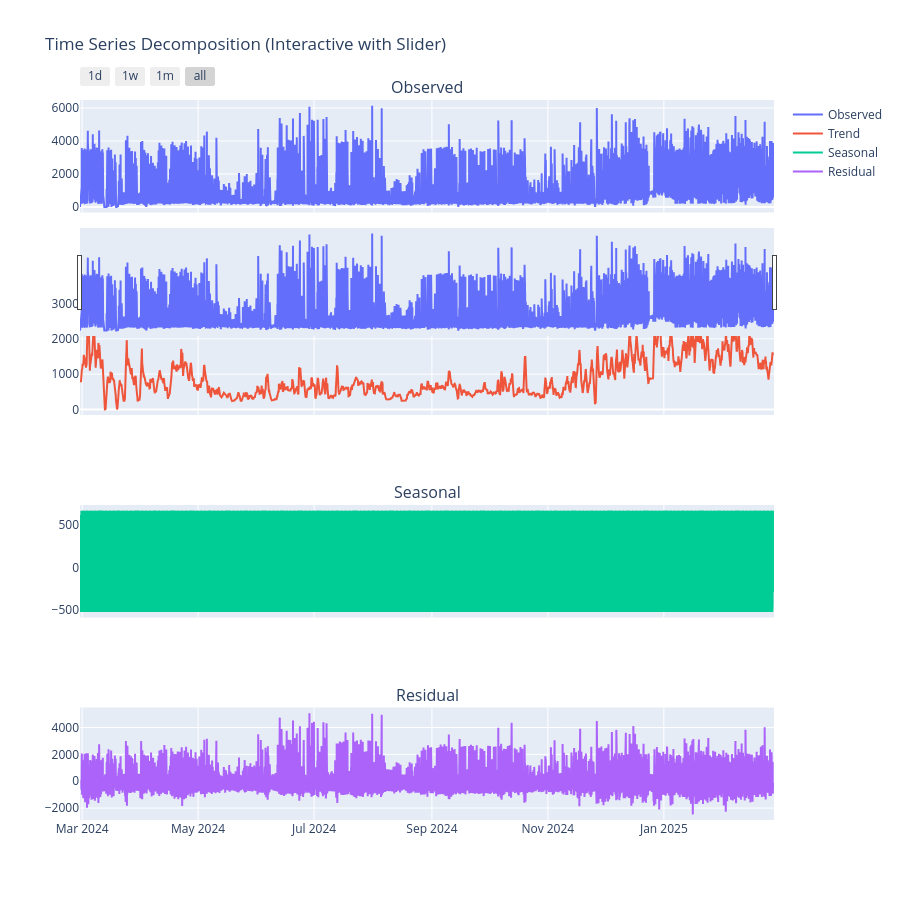

The code cell stored with this chart in its notebook:
### Code cell
import plotly.graph_objs as go
import plotly.subplots as sp

fig = sp.make_subplots(
    rows=4, cols=1, shared_xaxes=True,
    subplot_titles=["Observed", "Trend", "Seasonal", "Residual"]
)
fig.add_trace(go.Scatter(x=decomposition.observed.index, y=decomposition.observed, name="Observed"), row=1, col=1)
fig.add_trace(go.Scatter(x=decomposition.trend.index, y=decomposition.trend, name="Trend"), row=2, col=1)
fig.add_trace(go.Scatter(x=decomposition.seasonal.index, y=decomposition.seasonal, name="Seasonal"), row=3, col=1)
fig.add_trace(go.Scatter(x=decomposition.resid.index, y=decomposition.resid, name="Residual"), row=4, col=1)

# Add slider and zoom buttons
fig.update_layout(
    height=900,
    title_text="Time Series Decomposition (Interactive with Slider)",
    xaxis=dict(
        rangeslider=dict(visible=True),
        rangeselector=dict(
            buttons=list([
                dict(count=1, label="1d", step="day", stepmode="backward"),
                dict(count=7, label="1w", step="day", stepmode="backward"),
                dict(count=1, label="1m", step="month", stepmode="backward"),
                dict(step="all")
            ])
        )
    )
)
fig.show()

### Figure 1 — Plotly figure (JSON) as saved in the notebook; plotly's stock layout.template omitted (floating-point values rounded to 4 significant figures; data arrays with more than 128 entries replaced by an {"elided": "..."} marker saying what was removed)
{"data": [{"name": "Observed", "type": "scatter", "x": {"elided": "17524 str values"}, "xaxis": "x", "y": {"elided": "17524 float values"}, "yaxis": "y"}, {"name": "Trend", "type": "scatter", "x": {"elided": "17524 str values"}, "xaxis": "x2", "y": {"elided": "17524 float values"}, "yaxis": "y2"}, {"name": "Seasonal", "type": "scatter", "x": {"elided": "17524 str values"}, "xaxis": "x3", "y": {"elided": "17524 float values"}, "yaxis": "y3"}, {"name": "Residual", "type": "scatter", "x": {"elided": "17524 str values"}, "xaxis": "x4", "y": {"elided": "17524 float values"}, "yaxis": "y4"}], "layout": {"annotations": [{"font": {"size": 16}, "showarrow": false, "text": "Observed", "x": 0.5, "xanchor": "center", "xref": "paper", "y": 1, "yanchor": "bottom", "yref": "paper"}, {"font": {"size": 16}, "showarrow": false, "text": "Trend", "x": 0.5, "xanchor": "center", "xref": "paper", "y": 0.7188, "yanchor": "bottom", "yref": "paper"}, {"font": {"size": 16}, "showarrow": false, "text": "Seasonal", "x": 0.5, "xanchor": "center", "xref": "paper", "y": 0.4375, "yanchor": "bottom", "yref": "paper"}, {"font": {"size": 16}, "showarrow": false, "text": "Residual", "x": 0.5, "xanchor": "center", "xref": "paper", "y": 0.1562, "yanchor": "bottom", "yref": "paper"}], "height": 900, "title": {"text": "Time Series Decomposition (Interactive with Slider)"}, "xaxis": {"anchor": "y", "domain": [0, 1], "matches": "x4", "rangeselector": {"buttons": [{"count": 1, "label": "1d", "step": "day", "stepmode": "backward"}, {"count": 7, "label": "1w", "step": "day", "stepmode": "backward"}, {"count": 1, "label": "1m", "step": "month", "stepmode": "backward"}, {"step": "all"}]}, "rangeslider": {"visible": true}, "showticklabels": false}, "xaxis2": {"anchor": "y2", "domain": [0, 1], "matches": "x4", "showticklabels": false}, "xaxis3": {"anchor": "y3", "domain": [0, 1], "matches": "x4", "showticklabels": false}, "xaxis4": {"anchor": "y4", "domain": [0, 1]}, "yaxis": {"anchor": "x", "domain": [0.8438, 1]}, "yaxis2": {"anchor": "x2", "domain": [0.5625, 0.7188]}, "yaxis3": {"anchor": "x3", "domain": [0.2812, 0.4375]}, "yaxis4": {"anchor": "x4", "domain": [0, 0.1562]}}}
